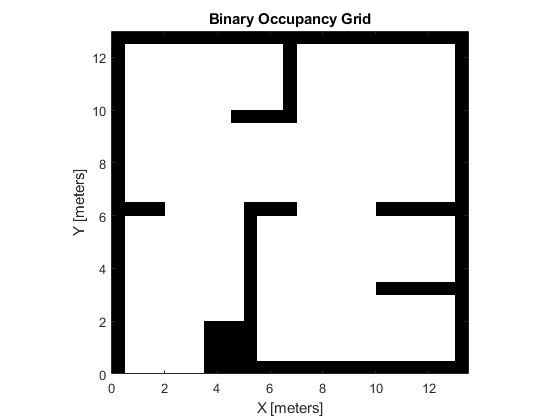
#> input picture a-star/oldstuffs/map2.png, 560 x 420 px, found by its file name
$ python img2bmp.py
#> lines starting #> are read from the running program, lines starting #| are printed output that depends on the picture
import numpy as np
import cv2

imgname = 'map2.png'
top = 28
bottom = 378
left = 108
right = 473

img = cv2.imread(imgname)
#> img is the input picture: shape (420, 560, 3); min 0, max 255, mean 225.6

# cv2.imshow('a', img)
# cv2.waitKey(0)

img = img[top:bottom, left:right]
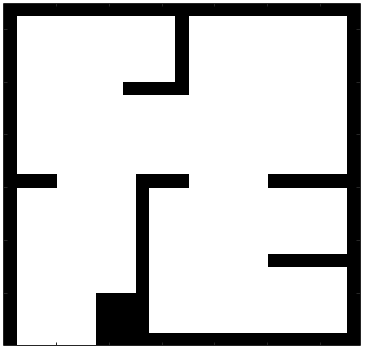
#> img: shape (350, 365, 3); min 0, max 255, mean 203.7
img = cv2.cvtColor(img, cv2.COLOR_BGR2GRAY)
#> img: shape (350, 365)

cv2.imwrite( imgname.split('.')[0] + '.bmp' , img)
